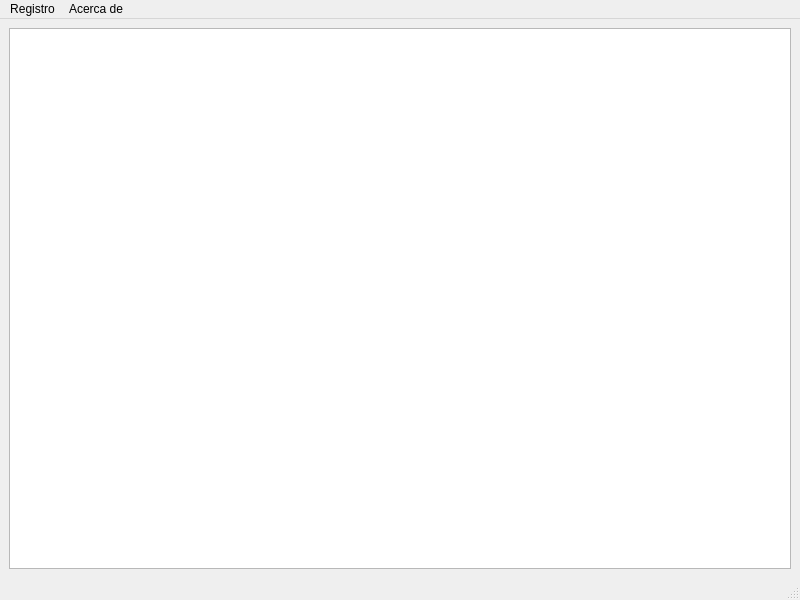
<?xml version="1.0" encoding="UTF-8"?>
<ui version="4.0">
 <class>Notas</class>
 <widget class="QMainWindow" name="Notas">
  <property name="geometry">
   <rect>
    <x>0</x>
    <y>0</y>
    <width>800</width>
    <height>600</height>
   </rect>
  </property>
  <property name="windowTitle">
   <string>Notas</string>
  </property>
  <widget class="QWidget" name="centralwidget">
   <layout class="QGridLayout" name="gridLayout">
    <item row="0" column="0">
     <widget class="QTableWidget" name="tableWidget"/>
    </item>
   </layout>
  </widget>
  <widget class="QMenuBar" name="menubar">
   <property name="geometry">
    <rect>
     <x>0</x>
     <y>0</y>
     <width>800</width>
     <height>22</height>
    </rect>
   </property>
   <widget class="QMenu" name="menuAr">
    <property name="title">
     <string>Registro</string>
    </property>
    <addaction name="actionNuevo_estudiante"/>
    <addaction name="actionGuardar"/>
   </widget>
   <widget class="QMenu" name="menuAcerda_de">
    <property name="title">
     <string>Acerca de</string>
    </property>
    <addaction name="actionLink_del_repositorio"/>
   </widget>
   <addaction name="menuAr"/>
   <addaction name="menuAcerda_de"/>
  </widget>
  <widget class="QStatusBar" name="statusbar"/>
  <action name="actionNuevo_estudiante">
   <property name="text">
    <string>Nuevo estudiante</string>
   </property>
   <property name="shortcut">
    <string>Ctrl+N</string>
   </property>
  </action>
  <action name="actionGuardar">
   <property name="text">
    <string>Guardar</string>
   </property>
   <property name="shortcut">
    <string>Ctrl+G</string>
   </property>
  </action>
  <action name="actionLink_del_repositorio">
   <property name="text">
    <string>Link del repositorio</string>
   </property>
  </action>
 </widget>
 <resources/>
 <connections/>
</ui>
